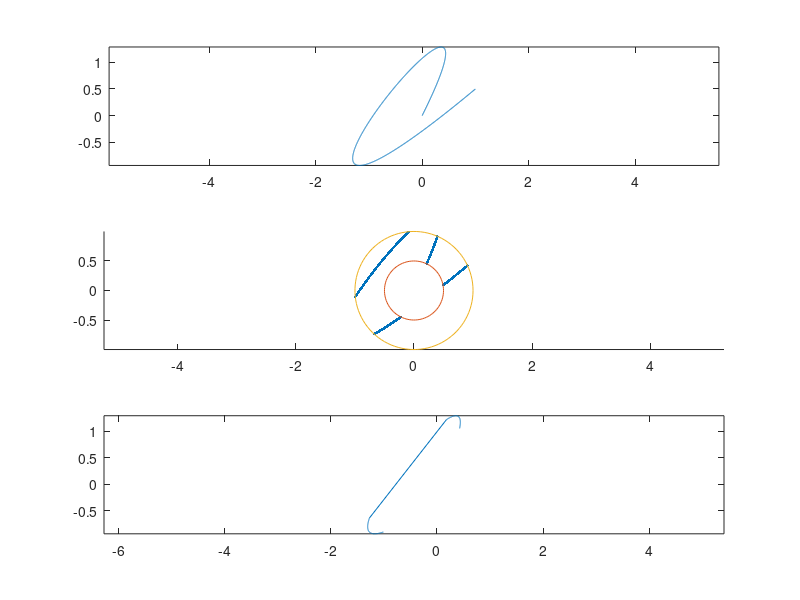

This chart was generated by the following MATLAB code:
px = [-17 52 -42 8 0];
py = [-19.5 64 -60 16 0];
t = linspace(0, 1, 2000);
x = polyval(px, t);
y = polyval(py, t);
% a)
r =0.5;
R=1;
filter1 = (x.^2+y.^2 >= r^2) & (x.^2+y.^2<=R^2);

subplot(3, 1, 1);
plot(x, y);
axis equal;

subplot(3, 1, 2);
hold on;
plot(x(filter1==1), y(filter1==1), '.');
phi = linspace(0, 2*pi);
plot(r*cos(phi), r*sin(phi));
plot(R*cos(phi), R*sin(phi));
hold off;
axis equal;

% b)
dpx = polyder(px);
dpy = polyder(py);
ddpx = polyder(dpx);
ddpy = polyder(dpy);

dx = polyval(dpx, t);
ddx = polyval(ddpx, t);
dy = polyval(dpy, t);
ddy = polyval(ddpy, t);

ukrivljenost = abs(dx .* ddy - ddx .* dy) ./ (dx.^2 + dy.^2).^(3/2);
subplot(3, 1, 3);
plot(x(ukrivljenost > 1), y(ukrivljenost > 1));
axis equal;

px2 = conv(px, px);
py2 = conv(py, py);
t0 = roots(px2 + py2 + [0 0 0 0 0 0 0 0 -r^2]);
t1 = roots(px2 + py2 + [0 0 0 0 0 0 0 0 -R^2]);

ukrivx = x(ukrivljenost > 1);
ukrivy = y(ukrivljenost > 1);
x0 = ukrivx(1)
y0 = ukrivy(1)
x1 = ukrivx(end)
y1 = ukrivy(end)

t0 = t(x0 == polyval(px, t) & y0 == polyval(py, t))
t1 = t(x1 == polyval(px, t) & y1 == polyval(py, t))
abs(t1 - t0)
